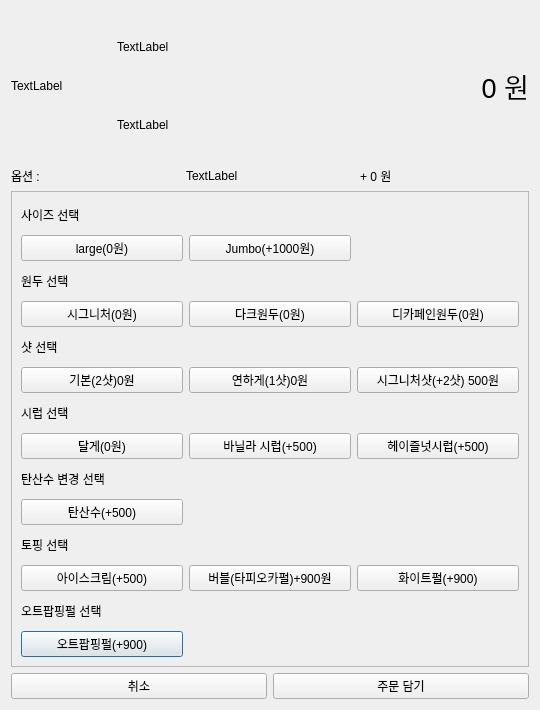
<?xml version="1.0" encoding="UTF-8"?>
<ui version="4.0">
 <class>option_modal</class>
 <widget class="QDialog" name="option_modal">
  <property name="windowModality">
   <enum>Qt::WindowModality::WindowModal</enum>
  </property>
  <property name="geometry">
   <rect>
    <x>0</x>
    <y>0</y>
    <width>540</width>
    <height>710</height>
   </rect>
  </property>
  <property name="windowTitle">
   <string>Dialog</string>
  </property>
  <layout class="QVBoxLayout" name="verticalLayout_2">
   <item>
    <layout class="QHBoxLayout" name="horizontalLayout">
     <item>
      <widget class="QLabel" name="lblMenuImg">
       <property name="minimumSize">
        <size>
         <width>100</width>
         <height>150</height>
        </size>
       </property>
       <property name="maximumSize">
        <size>
         <width>10</width>
         <height>16777215</height>
        </size>
       </property>
       <property name="text">
        <string>TextLabel</string>
       </property>
       <property name="scaledContents">
        <bool>true</bool>
       </property>
      </widget>
     </item>
     <item>
      <layout class="QVBoxLayout" name="verticalLayout">
       <item>
        <widget class="QLabel" name="lblMenuName">
         <property name="text">
          <string>TextLabel</string>
         </property>
        </widget>
       </item>
       <item>
        <widget class="QLabel" name="option_bev_name">
         <property name="text">
          <string>TextLabel</string>
         </property>
        </widget>
       </item>
      </layout>
     </item>
     <item>
      <widget class="QLabel" name="lblPrice">
       <property name="minimumSize">
        <size>
         <width>80</width>
         <height>0</height>
        </size>
       </property>
       <property name="maximumSize">
        <size>
         <width>16777215</width>
         <height>16777215</height>
        </size>
       </property>
       <property name="font">
        <font>
         <pointsize>20</pointsize>
        </font>
       </property>
       <property name="autoFillBackground">
        <bool>false</bool>
       </property>
       <property name="text">
        <string> 0 원</string>
       </property>
       <property name="alignment">
        <set>Qt::AlignmentFlag::AlignRight|Qt::AlignmentFlag::AlignTrailing|Qt::AlignmentFlag::AlignVCenter</set>
       </property>
      </widget>
     </item>
    </layout>
   </item>
   <item>
    <layout class="QHBoxLayout" name="horizontalLayout_2">
     <item>
      <widget class="QLabel" name="label_9">
       <property name="text">
        <string>옵션 : </string>
       </property>
      </widget>
     </item>
     <item>
      <widget class="QLabel" name="lblOptionSummary">
       <property name="text">
        <string>TextLabel</string>
       </property>
      </widget>
     </item>
     <item>
      <widget class="QLabel" name="label">
       <property name="text">
        <string>+ 0 원</string>
       </property>
      </widget>
     </item>
    </layout>
   </item>
   <item>
    <widget class="QScrollArea" name="scrollArea">
     <property name="styleSheet">
      <string notr="true">/* 버튼이 체크(선택)되었을 때의 스타일 */
QPushButton:checked {
    background-color: #ffcc00; /* 선택되었을 때 눈에 띄는 색상 */
    border: 2px solid #333;
    font-weight: bold;
}</string>
     </property>
     <property name="widgetResizable">
      <bool>true</bool>
     </property>
     <widget class="QWidget" name="scrollAreaWidgetContents">
      <property name="geometry">
       <rect>
        <x>0</x>
        <y>0</y>
        <width>520</width>
        <height>464</height>
       </rect>
      </property>
      <layout class="QVBoxLayout" name="verticalLayout_3">
       <item>
        <layout class="QGridLayout" name="gridLayout">
         <item row="13" column="0">
          <widget class="QPushButton" name="btnOatPearl">
           <property name="text">
            <string>오트팝핑펄(+900)</string>
           </property>
           <property name="checkable">
            <bool>true</bool>
           </property>
          </widget>
         </item>
         <item row="5" column="0">
          <widget class="QPushButton" name="btnShotBasic">
           <property name="text">
            <string>기본(2샷)0원</string>
           </property>
           <property name="checkable">
            <bool>true</bool>
           </property>
           <property name="checked">
            <bool>false</bool>
           </property>
          </widget>
         </item>
         <item row="2" column="0">
          <widget class="QLabel" name="label_3">
           <property name="text">
            <string>원두 선택</string>
           </property>
          </widget>
         </item>
         <item row="11" column="0">
          <widget class="QPushButton" name="btnToppingIcecream">
           <property name="text">
            <string>아이스크림(+500)</string>
           </property>
           <property name="checkable">
            <bool>true</bool>
           </property>
          </widget>
         </item>
         <item row="1" column="0">
          <widget class="QPushButton" name="btnSizeLarge">
           <property name="text">
            <string>large(0원)</string>
           </property>
           <property name="checkable">
            <bool>true</bool>
           </property>
          </widget>
         </item>
         <item row="3" column="2">
          <widget class="QPushButton" name="btnBeanDecaf">
           <property name="text">
            <string>디카페인원두(0원)</string>
           </property>
           <property name="checkable">
            <bool>true</bool>
           </property>
          </widget>
         </item>
         <item row="1" column="1">
          <widget class="QPushButton" name="btnSizeJumbo">
           <property name="text">
            <string>Jumbo(+1000원)</string>
           </property>
           <property name="checkable">
            <bool>true</bool>
           </property>
           <property name="checked">
            <bool>false</bool>
           </property>
          </widget>
         </item>
         <item row="6" column="0">
          <widget class="QLabel" name="label_5">
           <property name="text">
            <string>시럽 선택</string>
           </property>
          </widget>
         </item>
         <item row="9" column="0">
          <widget class="QPushButton" name="btnSparkling">
           <property name="text">
            <string>탄산수(+500)</string>
           </property>
           <property name="checkable">
            <bool>true</bool>
           </property>
          </widget>
         </item>
         <item row="3" column="1">
          <widget class="QPushButton" name="btnBeanDark">
           <property name="text">
            <string>다크원두(0원)</string>
           </property>
           <property name="checkable">
            <bool>true</bool>
           </property>
          </widget>
         </item>
         <item row="7" column="0">
          <widget class="QPushButton" name="btnSyrupSweet">
           <property name="text">
            <string>달게(0원)</string>
           </property>
           <property name="checkable">
            <bool>true</bool>
           </property>
          </widget>
         </item>
         <item row="3" column="0">
          <widget class="QPushButton" name="btnBeanSignature">
           <property name="text">
            <string>시그니처(0원)</string>
           </property>
           <property name="checkable">
            <bool>true</bool>
           </property>
          </widget>
         </item>
         <item row="8" column="0">
          <widget class="QLabel" name="label_6">
           <property name="text">
            <string>탄산수 변경 선택</string>
           </property>
          </widget>
         </item>
         <item row="10" column="0">
          <widget class="QLabel" name="label_7">
           <property name="text">
            <string>토핑 선택</string>
           </property>
          </widget>
         </item>
         <item row="0" column="0">
          <widget class="QLabel" name="label_2">
           <property name="text">
            <string>사이즈 선택</string>
           </property>
          </widget>
         </item>
         <item row="4" column="0">
          <widget class="QLabel" name="label_4">
           <property name="text">
            <string>샷 선택</string>
           </property>
          </widget>
         </item>
         <item row="12" column="0">
          <widget class="QLabel" name="label_8">
           <property name="text">
            <string>오트팝핑펄 선택</string>
           </property>
          </widget>
         </item>
         <item row="7" column="1">
          <widget class="QPushButton" name="btnSyrupVanilla">
           <property name="text">
            <string>바닐라 시럽(+500)</string>
           </property>
           <property name="checkable">
            <bool>true</bool>
           </property>
          </widget>
         </item>
         <item row="7" column="2">
          <widget class="QPushButton" name="btnSyrupHazelnut">
           <property name="text">
            <string>헤이즐넛시럽(+500)</string>
           </property>
           <property name="checkable">
            <bool>true</bool>
           </property>
          </widget>
         </item>
         <item row="5" column="1">
          <widget class="QPushButton" name="btnShotLight">
           <property name="text">
            <string>연하게(1샷)0원</string>
           </property>
           <property name="checkable">
            <bool>true</bool>
           </property>
          </widget>
         </item>
         <item row="5" column="2">
          <widget class="QPushButton" name="btnShotSignatureAdd">
           <property name="text">
            <string>시그니처샷(+2샷) 500원</string>
           </property>
           <property name="checkable">
            <bool>true</bool>
           </property>
          </widget>
         </item>
         <item row="11" column="1">
          <widget class="QPushButton" name="btnToppingBubble">
           <property name="text">
            <string>버블(타피오카펄)+900원</string>
           </property>
           <property name="checkable">
            <bool>true</bool>
           </property>
          </widget>
         </item>
         <item row="11" column="2">
          <widget class="QPushButton" name="btnToppingWhite">
           <property name="text">
            <string>화이트펄(+900)</string>
           </property>
           <property name="checkable">
            <bool>true</bool>
           </property>
          </widget>
         </item>
        </layout>
       </item>
      </layout>
     </widget>
    </widget>
   </item>
   <item>
    <layout class="QHBoxLayout" name="horizontalLayout_4">
     <item>
      <widget class="QPushButton" name="btnCancel">
       <property name="text">
        <string>취소</string>
       </property>
      </widget>
     </item>
     <item>
      <widget class="QPushButton" name="pushButton_17">
       <property name="text">
        <string>주문 담기</string>
       </property>
      </widget>
     </item>
    </layout>
   </item>
  </layout>
 </widget>
 <resources/>
 <connections/>
</ui>
